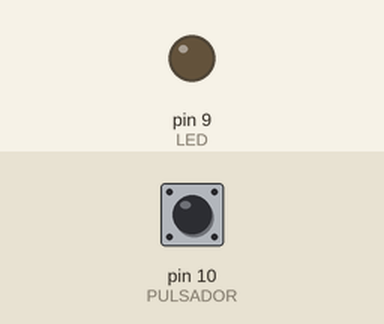
This sketch was run on a simulated Arduino Uno, built with avr-gcc and run on an emulated ATmega328P. Parts: output pins drawn as LEDs (lit = HIGH). The inputs (shaded band) are chosen by the test bench; at power-on: pin 10 (PULSADOR) LOW.

Above: at 1.2 s.
1.3 s: pin 10 (PULSADOR) pulled HIGH for 0.15 s
At 1.37 s:
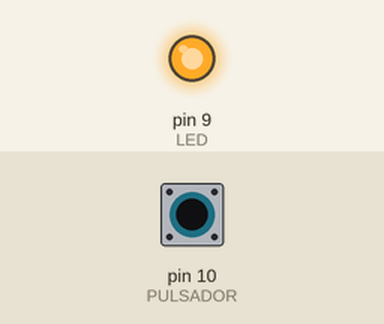
2.9 s: pin 10 (PULSADOR) pulled HIGH for 3.2 s
At 6.8 s:
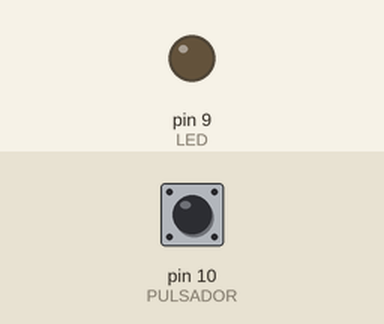
Timing chart, 0 to 8.3 s (numbered marks = the images above; inputs shaded):
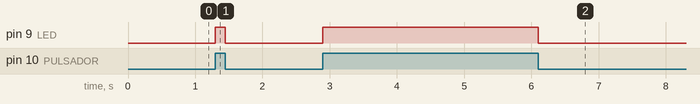

Measured:
- after the input at 1.3 s, pin 9 (LED): LOW → HIGH at once, → LOW 0.15 s later
- after the input at 2.9 s, pin 9 (LED): LOW → HIGH at once, → LOW 3.2 s later

The sketch:

03_led_pull_down.ino
```cpp
//Se define constante LED con valor 9
#define LED 9
//Se define constante PULSADOR con valor 10
#define PULSADOR 10

//Se crea la variable "state_pul" de tipo booleano
bool state_pul;

void setup() {
  //Se establece el pin 9 (LED) como salida
  pinMode(LED, OUTPUT);
  //Se establece el pin 10 (PULSADOR) como entrada
  pinMode(PULSADOR, INPUT);
}

void loop() {
  //Se lee el estado del pin PULSADOR y se almacena en la variable 'state_pul'
  state_pul = digitalRead(PULSADOR);
  //Se escribe en el pin LED el valor de la variable 'state_pul'
  digitalWrite(LED, state_pul);
}
```
